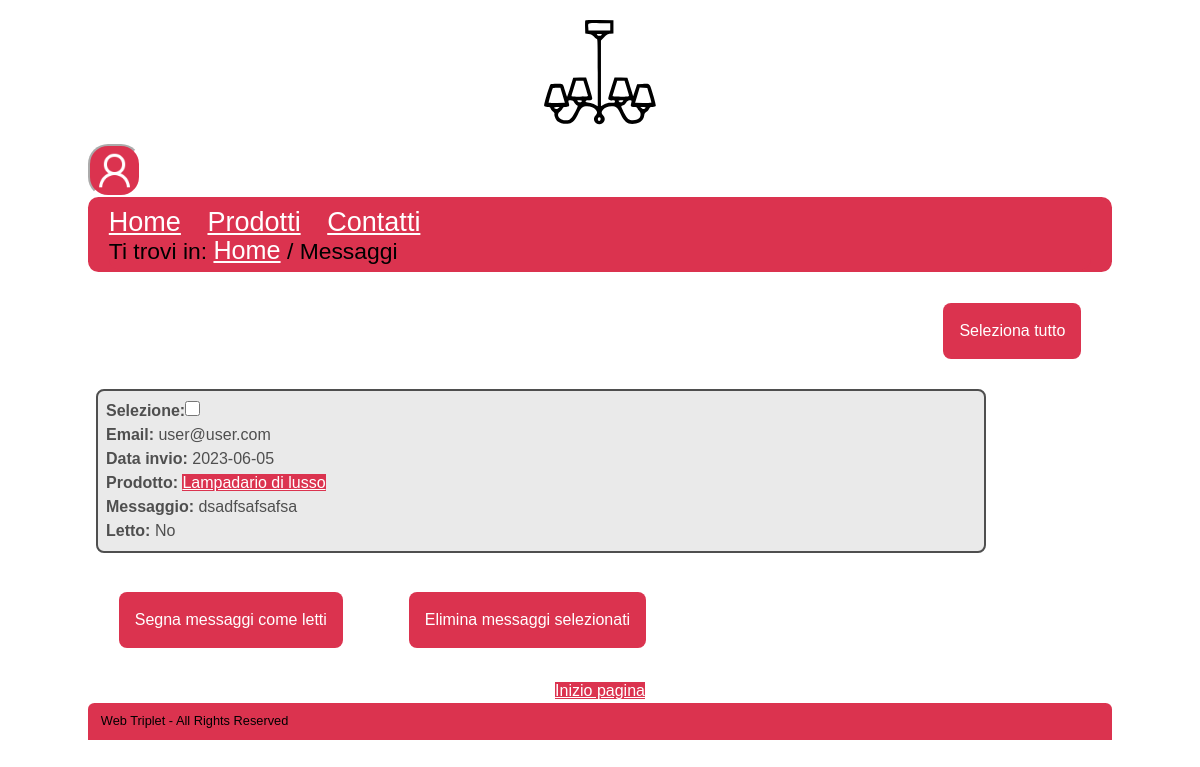
/messaggi.php (signed in), run on an earlier commit of the app's database.
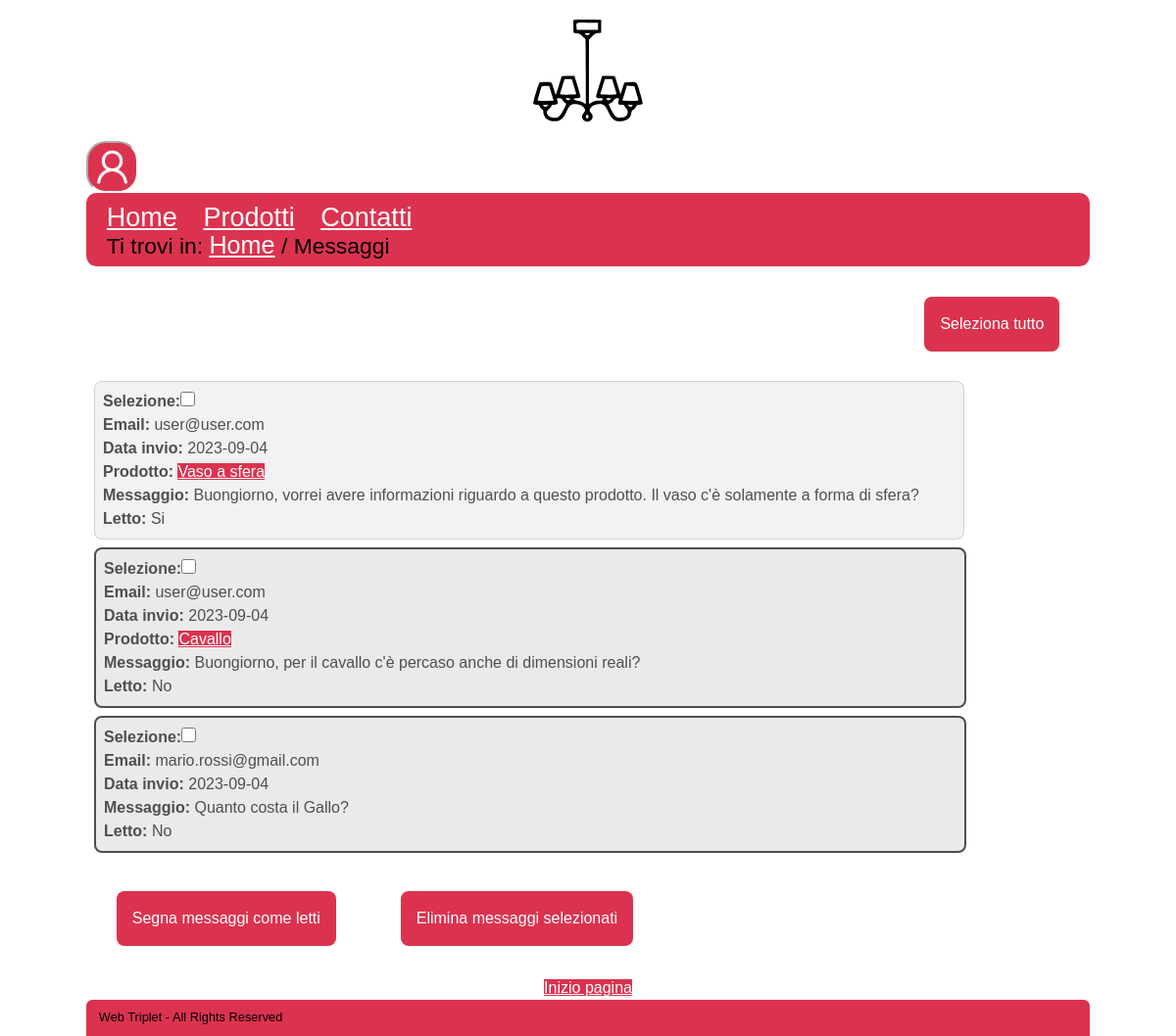
And on a later commit of the database.
### tables this page shows
CREATE TABLE IF NOT EXISTS `messaggi` (
  `id_messaggio` int(100) NOT NULL AUTO_INCREMENT,
  `msg` text NOT NULL,
  `data` date NOT NULL DEFAULT current_timestamp(),
  `id_prodotto` int(100) DEFAULT NULL,
  `id_categoria` int(100) DEFAULT NULL,
  `email` varchar(50) NOT NULL,
  `letto` tinyint(1) NOT NULL DEFAULT 0,
  PRIMARY KEY (`id_messaggio`,`email`),
  KEY `id_prodotto` (`id_prodotto`,`id_categoria`)
);

CREATE TABLE IF NOT EXISTS `prodotti` (
  `id_prodotto` int(100) NOT NULL AUTO_INCREMENT,
  `id_categoria` int(100) NOT NULL,
  `Nome` varchar(100) NOT NULL,
  `Descrizione` varchar(500) NOT NULL,
  PRIMARY KEY (`id_prodotto`,`id_categoria`),
  KEY `prodotti` (`id_categoria`)
);

### PHP/connessione2.php (called while the page is built, shortened)
<?php
class DBAccess
{
    private static function startConnection()
    {
        try {
            return new mysqli(DBAccess::HOST_DB, DBAccess::USERNAME, DBAccess::PASSWORD, DBAccess::DATABASE_NAME);
        } catch (Exception $e) {
            http_response_code(500);
            if(isset($_SESSION["ruolo"])) {
                if($_SESSION["ruolo"] == "user") {
                    echo file_get_contents(dirname(__FILE__) . "/../HTML/500Utente.html");
                } elseif($_SESSION["ruolo"] == "admin") {
                    echo file_get_contents(dirname(__FILE__) . "/../HTML/500Amministratore.html");
                }
            } else {
                echo file_get_contents(dirname(__FILE__) . "/../HTML/500Semplice.html");
            }
            die();
        }
    }
    public static function dbQuery($query, ...$parametri)
    {
        $connection = self::startConnection();
        $stmt = $connection->prepare($query);
        $stmt->execute();
        $queryResult = $stmt->get_result();
        $select = false;
        if (strpos($query, "SELECT") === 0) {
            $select = true;
        }
        if ($select) {
            $result = array();
            while ($row = mysqli_fetch_assoc($queryResult)) {
                array_push($result, $row);
            }
            if (empty($result)) {
                return null;
            } else {
                return $result;
            }
        } else {
            $connection->close();
            return true;
        }
    }
}
?>

### messaggi.php (the view, shortened to what this page needs)
<?php
require_once "PHP/class.php";
$target = "Elementi_Messaggi";
$ElencoMsg = "";
if (isset($_SESSION["username"]) && $_SESSION["ruolo"] == "admin") {
    $paginaHTML = Access::getHeader("Messaggi", "Messaggi inviati da utenti registrati e non", "messaggi, informazioni", $_SESSION["ruolo"], null, null, null, null, true);
    $paginaHTML .= file_get_contents("HTML/messaggi.html");
    $result = Access::getMessages();
    if (empty($result))
        $ElencoMsg = "<div><h3 class='error-message'>Non sono presenti messaggi da parte di utenti</h3></div>";
    else {
        for ($i = 0; $i < count($result); $i++) {
            $ElencoMsg .= '<fieldset class="msggg ';
            if ($result[$i]["letto"] == 1)
                $ElencoMsg .= "msg_letto";
            else
                $ElencoMsg .= "msg_non_letto";
            $ElencoMsg .= '"><p class="inline"><label for="form-'.$result[$i]["id_messaggio"].'" >Selezione:</label><input type="checkbox" id="form-'.$result[$i]["id_messaggio"].'" name="form_msg[]" value="'
                . $result[$i]["id_messaggio"] . '"/></p>'
                . "<p class=\"inline\"> <span class='email'>Email: </span>" . $result[$i]["email"] . "</p>"
                . "<p class=\"inline\"> <span class='data'>Data invio: </span>" . $result[$i]["data"] . "</p>";
            if (!is_null($result[$i]["id_prodotto"]))
                $ElencoMsg .= "<p class=\"inline\"><span class='product'> Prodotto: </span><a href=\"prodotto.php?prod=" . $result[$i]['id_prodotto'] . "\">" . $result[$i]['Nome'] . "</a></p>";
            $ElencoMsg .= "<p class=\"inline\"> <span class='messaggio'>Messaggio: </span>" . $result[$i]["msg"] . "</p>";
            if ($result[$i]["letto"] == 1)
                $ElencoMsg .= "<p class=\"inline\"> <span class='letto'>Letto: </span>Si</p></fieldset>";
            else
                $ElencoMsg .= "<p class=\"inline\"> <span class='letto'>Letto: </span>No</p></fieldset>";
        }
    }
    $paginaHTML = str_replace($target, $ElencoMsg, $paginaHTML);
    echo $paginaHTML;
} else
    header("Location: index.php");
?>

### PHP/class.php (shortened to what this page needs)
<?php
require_once "connessione2.php";
class Access
{
    public static function getMessages()
    {
        return DBAccess::dbQuery("SELECT messaggi.id_messaggio, messaggi.email, messaggi.data, messaggi.msg, messaggi.letto, prodotti.id_prodotto, prodotti.Nome
        FROM messaggi LEFT JOIN prodotti ON messaggi.id_prodotto = prodotti.id_prodotto
        ORDER BY messaggi.data DESC");
    }
    public static function getHeader($title, $description, $keywords, $ruolo = null, $category = null, $linkcategory = null, $uppercategory = null, $linkuppercategory = null, $noindex = false)
    {
        $pagina = "";
        if ($ruolo == "user") {
            $pagina = file_get_contents("HTML/headerUtente.html");
        } elseif ($ruolo == "admin") {
            $pagina = file_get_contents("HTML/headerAmministratore.html");
        } else {
            $pagina = file_get_contents("HTML/headerSemplice.html");
        }
        if($noindex)
            $pagina = str_replace('', '<meta name="robots" content="noindex">', $pagina);
        $pagina = str_replace('<title></title>', '<title>' . Access::deletelang($title) . ' - Véro</title>', $pagina);
        $pagina = str_replace('<meta name="description" content="" />', '<meta name="description" content="' . Access::deletelang($description) . '" />', $pagina);
        $pagina = str_replace('<meta name="keywords" content="" />', '<meta name="keywords" content="' . Access::deletelang($keywords) . '" />', $pagina);
        if ($uppercategory !== null) {
            $breadcrumb = '<p>Ti trovi in: <a href="index.php" lang="en">Home</a> / <a href="' . $linkuppercategory . '">' . $uppercategory . '</a> / ' . '<a href="' . $linkcategory . '">' . $category . '</a> / ' . $title . '</p>';
        } elseif ($category !== null) {
            $breadcrumb = '<p>Ti trovi in: <a href="index.php" lang="en">Home</a> / ' . ' <a href="' . $linkcategory . '">' . $category . '</a> / ' . $title . '</p>';
        } elseif ($title != "Home") {
            $breadcrumb = '<p>Ti trovi in: <a href="index.php" lang="en">Home</a> / ' . $title . '</p>';
        } else {
            $breadcrumb = '<p>Ti trovi in: <span lang="en">Home</span></p>';
        }
        $pagina = str_replace('<p>Ti trovi in: <span lang="en">Home</span></p>', $breadcrumb, $pagina);
        $pagina2 = Access::lang($pagina);
        return $pagina2;
    }
    public static function lang($str, $link = false)
    {
        $pattern = "#\[(.+?)\]#";
        preg_match_all($pattern, $str, $match);
        $match = $match[0];
        $match = array_unique($match);
        $value = array();
        for ($i = 0; $i < count($value); $i++) {
            $str = str_replace($match[$i], $value[$i], $str);
        }
        return $str;
    }
    public static function deletelang($str)
    {
        $pattern = "#\[(.+?)\]#";
        preg_match_all($pattern, $str, $match);
        $match = $match[0];
        $match = array_unique($match);
        return $str;
    }
}

### CSS/print.css (style rules this page uses)
* { padding: 0em; margin: 0em; }
:root { --visitedcolor: #000000; --linkcolor: #FFFFFF; --bgfuncolor: #DB334F; --bgcolor: #FFFFFF; --txtcolor: #000000; --shadowcolor: #d2d2d2; }
html, body { font-size: 100%; font-family: "Verdana", sans-serif; line-height: 1.5em; background-color: var(--bgcolor); color: var(--txtcolor); margin: auto; }
body { max-width: 1024px; }
h1 { text-align: center; }
#nomemenu h1 { text-indent: 0em; line-height: 1.5em; font-size: 6em; }
.hambuttonoff { display: none; }
#box { background-color: var(--bgfuncolor); padding: 0em 0em 0em 0em; border-radius: 0em 0em 0em 0em; font-size: 1.3em; }
#menu { text-align: center; display: none; }
#menu ul { list-style-type: none; display: inline-block; text-align: left; display: none; }
#menu ul li { margin-top: 1em; text-align: center; display: none; }
a { background-color: var(--bgfuncolor); }
a:link { color: var(--linkcolor); }
#box a { background-color: var(--bgfuncolor); font-size: 1.3em; }
#box a:link { color: var(--linkcolor); font-size: 1.3em; }
#breadcrumb { background-color: var(--bgfuncolor); padding: 0em 0em 0.0em 0em; border-radius: 0em 0em 0em 0em; font-size: 1.1em; }
#breadcrumb a:link { font-size: 1.1em; }
#iniziopagina { display: none; }
#footer { font-size: 0.8em; background-color: var(--bgfuncolor); padding: 0.5em 1em 0.5em 1em; border-radius: 0.5em 0.5em 0em 0em; }
.invio { font-size: 103%; color: white; background-color: var(--bgfuncolor); border-color: var(--bgfuncolor); color: #fff; padding: 5px 10px; margin: 5px; border: none; border-radius: 4px; cursor: pointer; }
.inline .data,.inline .email,.inline .product,.inline .letto,.inline .messaggio { font-weight: bold; }
.msggg { width: 85%; border-radius: 0.5em; padding: 0.5em; margin-top: 0.5em; margin-bottom: 0.5em; box-shadow: 0em 0em 0.3em 0em var(--shadowcolor); margin-left: auto; margin-right: auto; cursor: pointer; word-break: break-all; }
.msg_non_letto { background-color: #eaeaea; color: #4f4f4f; border: 2px solid #4f4f4f; }
.msg_letto { background-color: #f2f2f2; color: #4f4f4f; border: 1px solid #d2d2d2; }
fieldset { border: 0; }
.right { float:right; }

What changed in the data, as far as the page shows it:
removed messaggi: email "user@user.com", data "2023-06-05", prodotti.Nome "Lampadario di lusso", msg "dsadfsafsafsa", shows "Letto:", letto "No"
added messaggi: email "user@user.com", data "2023-09-04", prodotti.Nome "Vaso a sfera", msg "Buongiorno, vorrei avere informazioni riguardo a questo prodotto. Il vaso c'è solamente a forma di sfera?", shows "Letto:", letto "Si"
added messaggi: email "user@user.com", data "2023-09-04", prodotti.Nome "Cavallo", msg "Buongiorno, per il cavallo c'è percaso anche di dimensioni reali?", shows "Letto:", letto "No"
added messaggi: email "mario.rossi@gmail.com", data "2023-09-04", msg "Quanto costa il Gallo?", shows "Letto:", letto "No"
